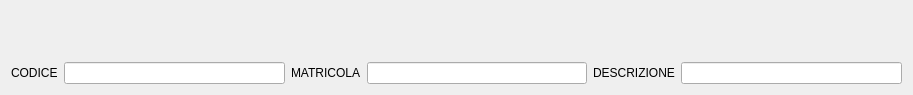
<?xml version="1.0" encoding="UTF-8"?>
<ui version="4.0">
 <class>Form</class>
 <widget class="QWidget" name="Form">
  <property name="geometry">
   <rect>
    <x>0</x>
    <y>0</y>
    <width>913</width>
    <height>95</height>
   </rect>
  </property>
  <property name="sizePolicy">
   <sizepolicy hsizetype="Preferred" vsizetype="Minimum">
    <horstretch>0</horstretch>
    <verstretch>0</verstretch>
   </sizepolicy>
  </property>
  <property name="windowTitle">
   <string>Form</string>
  </property>
  <layout class="QVBoxLayout" name="verticalLayout">
   <item>
    <widget class="DisplacementIndicator" name="displacementIndicator">
     <property name="value" stdset="0">
      <double>25.000000000000000</double>
     </property>
     <property name="label" stdset="0">
      <string>T-01</string>
     </property>
     <property name="unit" stdset="0">
      <string>µm</string>
     </property>
     <property name="minRange" stdset="0">
      <double>-100.000000000000000</double>
     </property>
     <property name="maxRange" stdset="0">
      <double>100.000000000000000</double>
     </property>
     <property name="minLimit" stdset="0">
      <double>-80.000000000000000</double>
     </property>
     <property name="maxLimit" stdset="0">
      <double>80.000000000000000</double>
     </property>
     <property name="decimals" stdset="0">
      <number>2</number>
     </property>
     <property name="barHeightRatio" stdset="0">
      <double>0.500000000000000</double>
     </property>
     <property name="barMargin" stdset="0">
      <number>30</number>
     </property>
     <property name="widgetHeight" stdset="0">
      <number>45</number>
     </property>
    </widget>
   </item>
   <item>
    <layout class="QHBoxLayout" name="horizontalLayout">
     <item>
      <widget class="QLabel" name="label">
       <property name="text">
        <string>CODICE</string>
       </property>
      </widget>
     </item>
     <item>
      <widget class="QLineEdit" name="lineEdit"/>
     </item>
     <item>
      <widget class="QLabel" name="label_2">
       <property name="text">
        <string>MATRICOLA</string>
       </property>
      </widget>
     </item>
     <item>
      <widget class="QLineEdit" name="lineEdit_2"/>
     </item>
     <item>
      <widget class="QLabel" name="label_3">
       <property name="text">
        <string>DESCRIZIONE</string>
       </property>
      </widget>
     </item>
     <item>
      <widget class="QLineEdit" name="lineEdit_3"/>
     </item>
    </layout>
   </item>
  </layout>
 </widget>
 <customwidgets>
  <customwidget>
   <class>DisplacementIndicator</class>
   <extends>QWidget</extends>
   <header>displacement_indicator</header>
  </customwidget>
 </customwidgets>
 <resources/>
 <connections/>
</ui>
